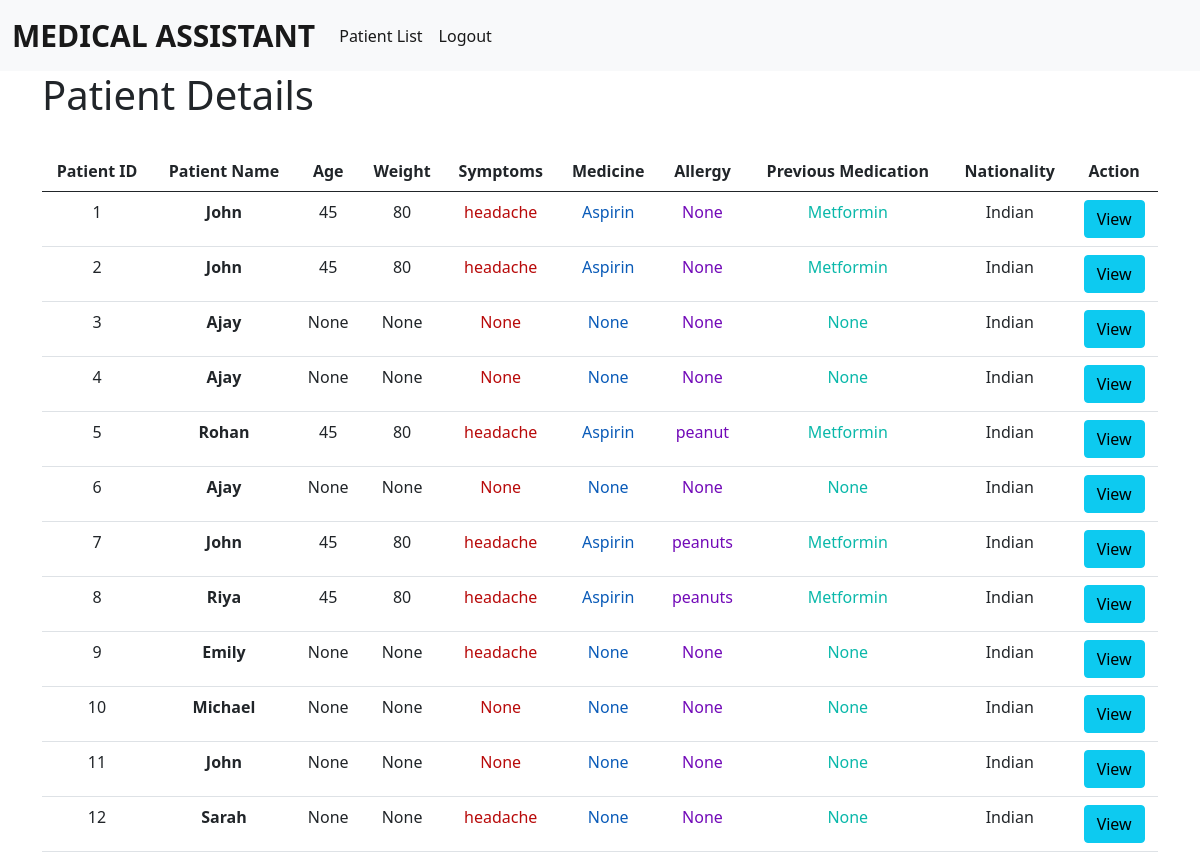
/patientlist/, run on the app's committed database.
### app/models.py (models this page shows)
class PatentData(models.Model):
    name = models.CharField(max_length=100, null=True)
    age = models.CharField(max_length=100, null=True)
    medicine = models.CharField(max_length=100, null=True)
    allergy = models.CharField(max_length=100, null=True)
    previous_medication = models.CharField(max_length=100, null=True)
    weight = models.CharField(max_length=100, null=True)
    symptoms = models.TextField(null=True)
    recdata = models.TextField(null=True)
    created_at = models.DateTimeField(auto_now_add=True)

### app/views.py (the view)
# urls.py: path('patientlist/', views.patientlist, name='patientlist'),
def patientlist(request):
    data = PatentData.objects.all()
    return render(request, 'patientlist.html',{"data":data})

### template/patientlist.html (shortened to what this page needs)
{% load static %}
<!DOCTYPE html>
<html lang="en">
<head>
    <link href="https://cdn.jsdelivr.net/npm/bootstrap@5.0.2/dist/css/bootstrap.min.css" rel="stylesheet">
</head>
<body>
    <nav class="navbar navbar-expand-lg navbar-light bg-light">
        <div class="container-fluid">
          <a class="navbar-brand" href="{% url 'dashboard' %}" style="font-weight: bold; font-size: 30px;">MEDICAL ASSISTANT   </a>
          <div class="collapse navbar-collapse" id="navbarSupportedContent">
            <ul class="navbar-nav me-auto mb-2 mb-lg-0">
              <li class="nav-item">
                <a class="nav-link active" aria-current="page" href="{% url 'patientlist' %}">Patient List</a>
              </li>
              <li class="nav-item">
                <a class="nav-link active" aria-current="page" href="{% url 'index' %}">Logout</a>
              </li>
            </ul>
          </div>
        </div>
      </nav>
    <div class="container">
      <h1 class="center-heading">Patient Details</h1>
      <br>
      <table class="table">
        <thead>
          <tr class="text-center">
              <th>Patient ID</th>
              <th>Patient Name</th>
              <th>Age</th>
              <th>Weight</th>
              <th>Symptoms</th>
              <th>Medicine</th>
              <th>Allergy</th>
              <th>Previous Medication</th>
              <th>Nationality</th>
              <th>Action</th>
          </tr>
        </thead>
        <tbody>
          {% for p in data %}
          <tr  class="text-center">
            <td>{{p.id}}</td>
            <td style="font-weight: bold;">{{p.name}}</td>
            <td>{{p.age}}</td>
            <td>{{p.weight}}</td>
            <td style="color: rgb(184, 10, 10);">{{p.symptoms}}</td>
            <td style="color: rgb(10, 91, 184);">{{p.medicine}}</td>
            <td style="color: rgb(114, 10, 184);">{{p.allergy}}</td>
            <td style="color: rgb(10, 184, 170);">{{p.previous_medication}}</td>
            <td>Indian</td>
            <td>
              <a href="/patientprofile/{{p.id}}" class="btn btn-info">View</a>
            </td>
          </tr>
          {% endfor %}
        </tbody>
      </table>
    </div>
</body>
</html>

### data on the page
PatentData: id "1", name "John", age "45", weight "80", symptoms "headache", medicine "Aspirin", allergy "None", previous_medication "Metformin"
PatentData: id "2", name "John", age "45", weight "80", symptoms "headache", medicine "Aspirin", allergy "None", previous_medication "Metformin"
PatentData: id "3", name "Ajay", age "None", weight "None", symptoms "None", medicine "None", allergy "None", previous_medication "None"
PatentData: id "4", name "Ajay", age "None", weight "None", symptoms "None", medicine "None", allergy "None", previous_medication "None"
PatentData: id "5", name "Rohan", age "45", weight "80", symptoms "headache", medicine "Aspirin", allergy "peanut", previous_medication "Metformin"
PatentData: id "6", name "Ajay", age "None", weight "None", symptoms "None", medicine "None", allergy "None", previous_medication "None"
PatentData: id "7", name "John", age "45", weight "80", symptoms "headache", medicine "Aspirin", allergy "peanuts", previous_medication "Metformin"
PatentData: id "8", name "Riya", age "45", weight "80", symptoms "headache", medicine "Aspirin", allergy "peanuts", previous_medication "Metformin"
PatentData: id "9", name "Emily", age "None", weight "None", symptoms "headache", medicine "None", allergy "None", previous_medication "None"
PatentData: id "10", name "Michael", age "None", weight "None", symptoms "None", medicine "None", allergy "None", previous_medication "None"
PatentData: id "11", name "John", age "None", weight "None", symptoms "None", medicine "None", allergy "None", previous_medication "None"
PatentData: id "12", name "Sarah", age "None", weight "None", symptoms "headache", medicine "None", allergy "None", previous_medication "None"
